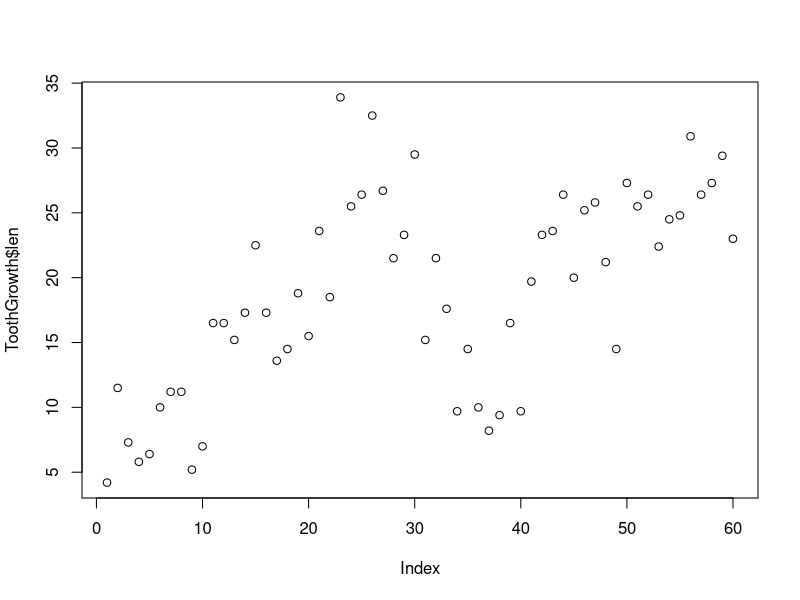
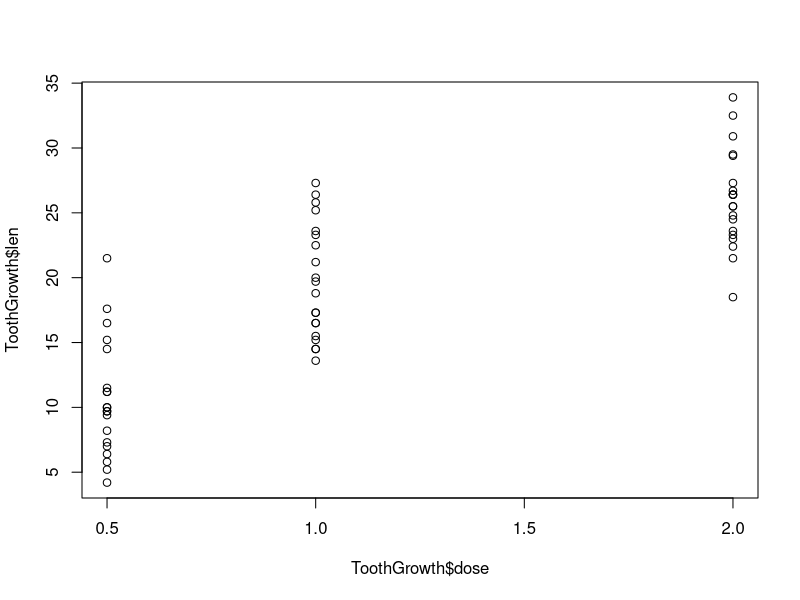
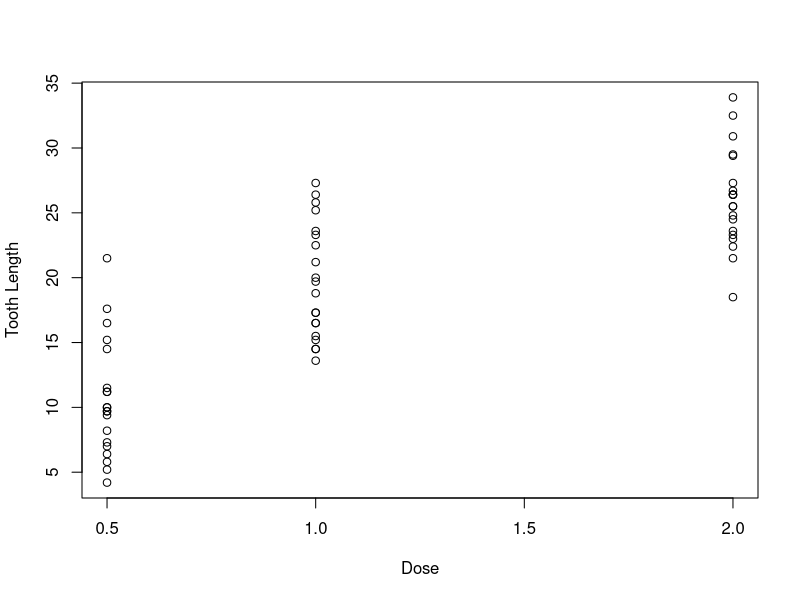
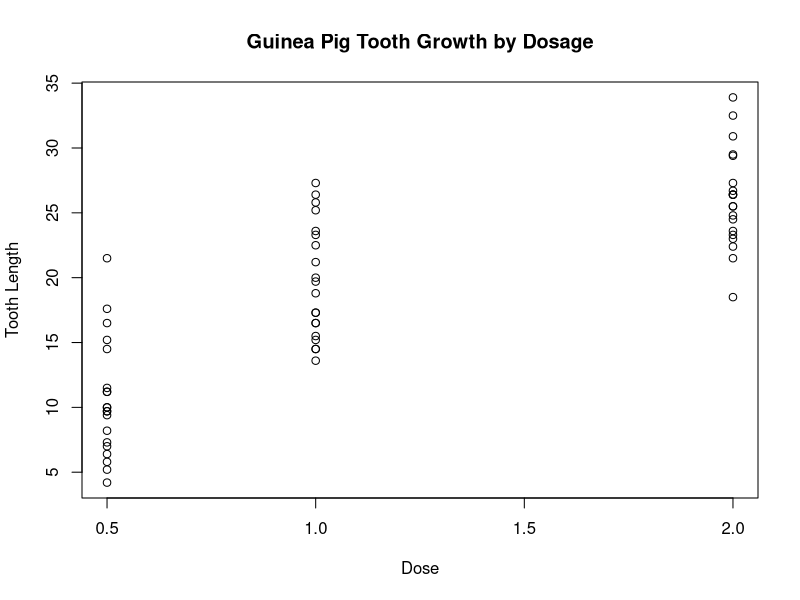
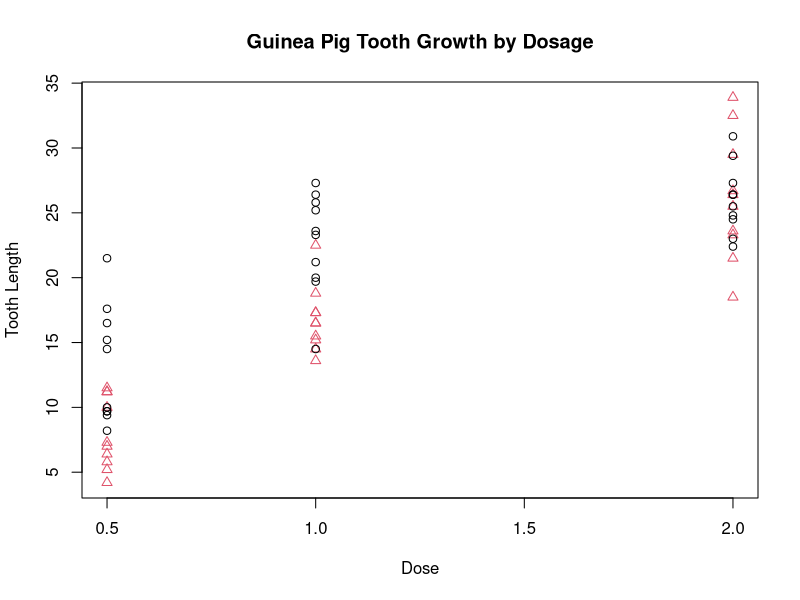
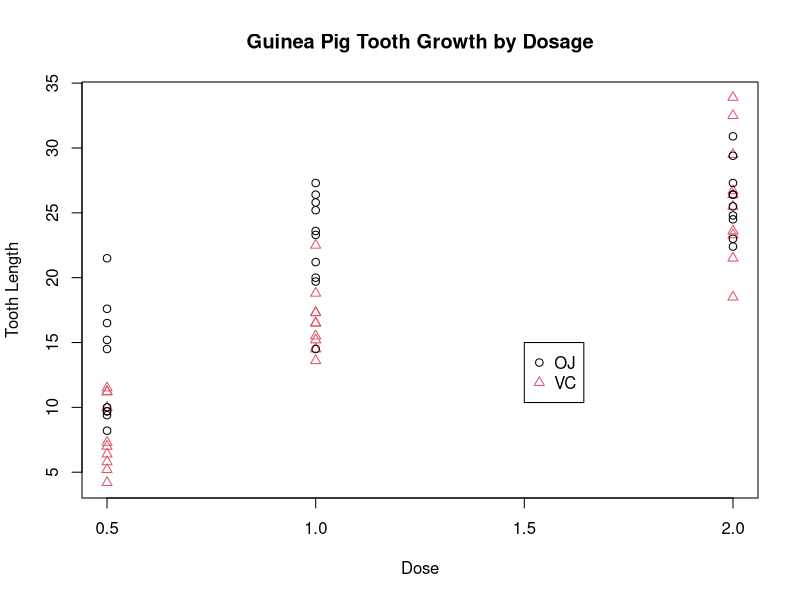
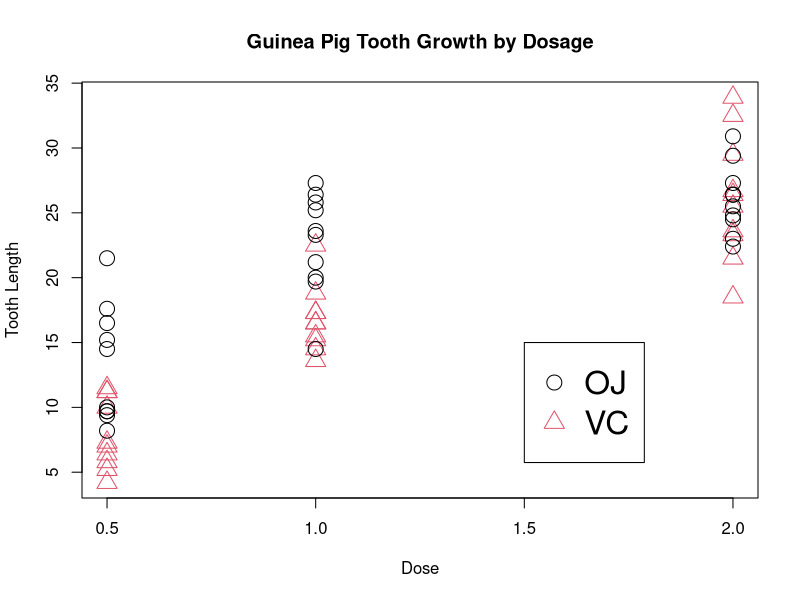
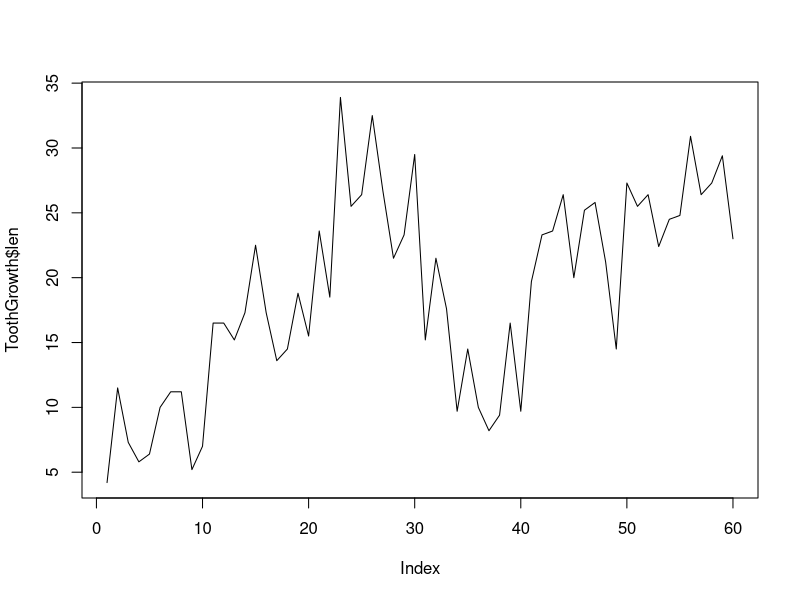

Here is the R script that generated these plots, in order:
### R code from vignette source '08_basic_course_on_R_basic_plotting.rnw'

###################################################
### code chunk number 1: 08_basic_course_on_R_basic_plotting.rnw:40-42
###################################################
data(ToothGrowth)
str(ToothGrowth)


###################################################
### code chunk number 2: 08_basic_course_on_R_basic_plotting.rnw:55-56
###################################################
plot(ToothGrowth$len)


###################################################
### code chunk number 3: 08_basic_course_on_R_basic_plotting.rnw:61-62
###################################################
plot(ToothGrowth$dose, ToothGrowth$len)


###################################################
### code chunk number 4: 08_basic_course_on_R_basic_plotting.rnw:68-70
###################################################
plot(ToothGrowth$dose, ToothGrowth$len, xlab = "Dose", 
     ylab = "Tooth Length")


###################################################
### code chunk number 5: 08_basic_course_on_R_basic_plotting.rnw:76-78
###################################################
plot(ToothGrowth$dose, ToothGrowth$len, xlab = "Dose", 
     ylab = "Tooth Length", main = "Guinea Pig Tooth Growth by Dosage")


###################################################
### code chunk number 6: 08_basic_course_on_R_basic_plotting.rnw:83-86
###################################################
plot(ToothGrowth$dose, ToothGrowth$len, xlab = "Dose", 
     ylab = "Tooth Length", main = "Guinea Pig Tooth Growth by Dosage",
     col = ToothGrowth$supp, pch = as.numeric(ToothGrowth$supp))


###################################################
### code chunk number 7: 08_basic_course_on_R_basic_plotting.rnw:92-97
###################################################
plot(ToothGrowth$dose, ToothGrowth$len, xlab = "Dose", 
     ylab = "Tooth Length", main = "Guinea Pig Tooth Growth by Dosage",
     col = ToothGrowth$supp, pch = as.numeric(ToothGrowth$supp))
legend(1.5, 15, c("OJ", "VC"), col = 1:2, 
       pch = 1:2)


###################################################
### code chunk number 8: 08_basic_course_on_R_basic_plotting.rnw:105-111
###################################################
plot(ToothGrowth$dose, ToothGrowth$len, xlab = "Dose", 
     ylab = "Tooth Length", main = "Guinea Pig Tooth Growth by Dosage",
     col = ToothGrowth$supp, pch = as.numeric(ToothGrowth$supp), 
     cex = 2)
legend(1.5, 15, c("OJ", "VC"), col = 1:2, 
       pch = 1:2, cex=2)


###################################################
### code chunk number 9: 08_basic_course_on_R_basic_plotting.rnw:127-128
###################################################
plot(ToothGrowth$len, type = "l") # note type is the letter l for "line"


###################################################
### code chunk number 10: 08_basic_course_on_R_basic_plotting.rnw:132-133
###################################################
plot(ToothGrowth$len, type = "b") # note type is the letter b for "both"


###################################################
### code chunk number 11: 08_basic_course_on_R_basic_plotting.rnw:139-141
###################################################
plot(ToothGrowth$len, type = "l")
lines(ToothGrowth$len + 2)


###################################################
### code chunk number 12: 08_basic_course_on_R_basic_plotting.rnw:147-149
###################################################
plot(ToothGrowth$len, type = "l")
lines(ToothGrowth$len + 2, lty = 3, lwd = 3, col = "darkgreen")


###################################################
### code chunk number 13: 08_basic_course_on_R_basic_plotting.rnw:162-163
###################################################
plot(ToothGrowth$dose)


###################################################
### code chunk number 14: 08_basic_course_on_R_basic_plotting.rnw:168-169
###################################################
table(ToothGrowth$dose)


###################################################
### code chunk number 15: 08_basic_course_on_R_basic_plotting.rnw:172-173
###################################################
barplot(table(ToothGrowth$dose))


###################################################
### code chunk number 16: 08_basic_course_on_R_basic_plotting.rnw:178-180
###################################################
props <- table(ToothGrowth$dose)/nrow(ToothGrowth)
props


###################################################
### code chunk number 17: 08_basic_course_on_R_basic_plotting.rnw:183-184
###################################################
barplot(props)


###################################################
### code chunk number 18: 08_basic_course_on_R_basic_plotting.rnw:189-190
###################################################
barplot(props, ylim = c(0, .4))


###################################################
### code chunk number 19: 08_basic_course_on_R_basic_plotting.rnw:195-197
###################################################
barplot(props, ylim = c(0, .4),
        width = .2, col = c("blue", "white", "red"))


###################################################
### code chunk number 20: 08_basic_course_on_R_basic_plotting.rnw:202-205
###################################################
barplot(props, xlim = c(0, .4),
        width = .2, col = c("blue", "white", "red"),
        horiz = TRUE)


###################################################
### code chunk number 21: 08_basic_course_on_R_basic_plotting.rnw:219-220
###################################################
hist(ToothGrowth$len)


###################################################
### code chunk number 22: 08_basic_course_on_R_basic_plotting.rnw:225-226
###################################################
hist(ToothGrowth$len, freq = FALSE)


###################################################
### code chunk number 23: 08_basic_course_on_R_basic_plotting.rnw:232-233
###################################################
hist(ToothGrowth$len, freq = FALSE, breaks = seq(0, 35, 2))


###################################################
### code chunk number 24: 08_basic_course_on_R_basic_plotting.rnw:240-241
###################################################
hist(ToothGrowth$len, freq = FALSE, breaks = 25)


###################################################
### code chunk number 25: 08_basic_course_on_R_basic_plotting.rnw:246-249
###################################################
hist(ToothGrowth$len, freq = FALSE, breaks = seq(0, 35, 2), 
     main = "Histogram of Tooth Growth", xlab = "Tooth Length", 
     ylim = c(0, .07), col = "orange")


###################################################
### code chunk number 26: 08_basic_course_on_R_basic_plotting.rnw:257-258
###################################################
boxplot(ToothGrowth$len)


###################################################
### code chunk number 27: 08_basic_course_on_R_basic_plotting.rnw:264-265
###################################################
boxplot(ToothGrowth$len~ToothGrowth$supp)


###################################################
### code chunk number 28: 08_basic_course_on_R_basic_plotting.rnw:271-275
###################################################
boxplot(ToothGrowth$len~ToothGrowth$supp, 
        col = c("darkgreen", "purple"),
        ylab = "Supplement Type", xlab = "Tooth Length",
        ylim = c(0, 40), horizontal = TRUE)


###################################################
### code chunk number 29: 08_basic_course_on_R_basic_plotting.rnw:283-287
###################################################
par(mfrow = c(1, 2))
boxplot(ToothGrowth$len~ToothGrowth$supp, main = "Boxplot",
        xlab = "Supplement Type")
hist(ToothGrowth$len, main = "Histogram", xlab = "Tooth Length")


###################################################
### code chunk number 30: 08_basic_course_on_R_basic_plotting.rnw:311-325
###################################################
# note: run getwd() to see the working directory - 
# that is the directory to which files will be written
pdf("plot1.pdf", width = 6, height = 9)
boxplot(ToothGrowth$len~ToothGrowth$supp, 
        col = c("darkgreen", "purple"),
        xlab = "Supplement Type", ylab = "Tooth Length",
        ylim = c(0, 40), horizontal = TRUE)
dev.off()
pdf("plot2.pdf", width = 4, height = 8)
boxplot(ToothGrowth$len~ToothGrowth$supp, 
        col = c("darkgreen", "purple"),
        xlab = "Supplement Type", ylab = "Tooth Length",
        ylim = c(0, 40), horizontal = TRUE)
dev.off()


###################################################
### code chunk number 31: 08_basic_course_on_R_basic_plotting.rnw:330-337
###################################################
png("plot1.png", units = "in", res = 300,
    width = 6, height = 9)
boxplot(ToothGrowth$len~ToothGrowth$supp, 
        col = c("darkgreen", "purple"),
        xlab = "Supplement Type", ylab = "Tooth Length",
        ylim = c(0, 40), horizontal = TRUE)
dev.off()


